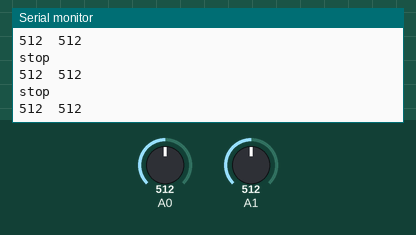
Simulated run of this sketch. Board: Arduino Uno, built with avr-gcc and run on an emulated ATmega328P. Shown: the last lines printed to the serial monitor. The inputs (shaded band) are chosen by the test bench; at power-on: A0 = 512, A1 = 512.

Above: at 1.2 s.
1.3 s: A0 set to 610
At 2.02 s:
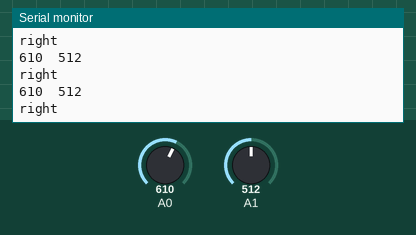
2.9 s: A0 set to 390
At 3.83 s:
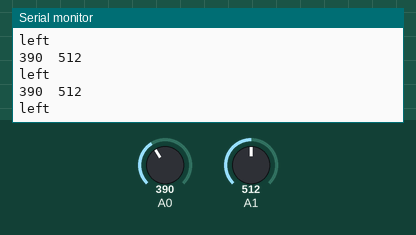
4.5 s: A1 set to 190
At 5.44 s:
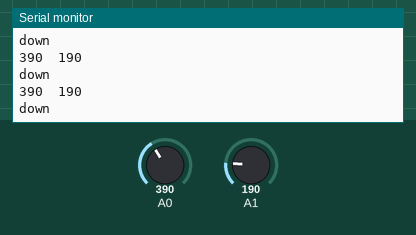
6.1 s: A1 set to 910
At 7.35 s:
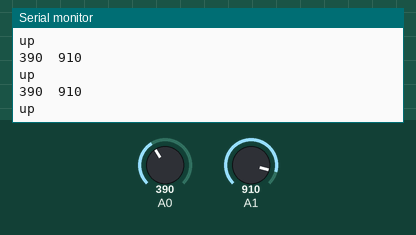
Timing chart, 0 to 8.7 s (numbered marks = the images above; inputs shaded):
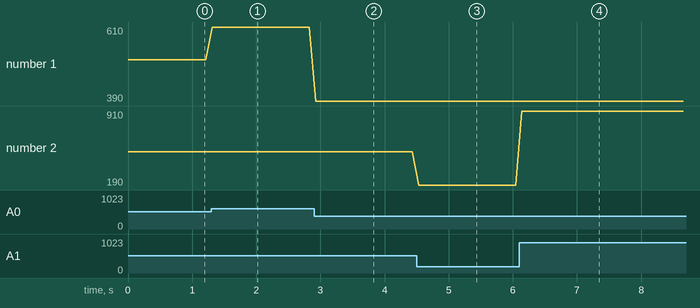

The sketch:

mouse_joy.ino
```cpp
int x,y,z;

void joy()
{
  x=analogRead(A0);
  y=analogRead(A1);
  if(  x<600 && y>900)
  {Serial.println("up");}
else if(x<600 && y<200)
  {Serial.println("down");}
else if(x<400 && y<600)
  {Serial.println("left");}
else if(x>600 && y<600)
  {Serial.println("right");}
else
  {Serial.println("stop");}
  Serial.print(x);
  Serial.print("  ");
  Serial.println(y);
  //Serial.println("Down");
}
void setup() {
  Serial.begin(9600);

}
//bool button=false;
void loop() {
  joy();
  delay(100);
}
```

Measured:
- after the input at 1.3 s, the serial monitor: prints a new line at once (image 1)
- after the input at 2.9 s, the serial monitor: prints a new line at once (image 2)
- after the input at 4.5 s, the serial monitor: prints a new line at once (image 3)
- after the input at 6.1 s, the serial monitor: prints a new line at once (image 4)
- plotted number 1: 512 → 610 after the input at 1.3 s, 610 → 390 after the input at 2.9 s
- plotted number 2: 512 → 190 after the input at 4.5 s, 190 → 910 after the input at 6.1 s
